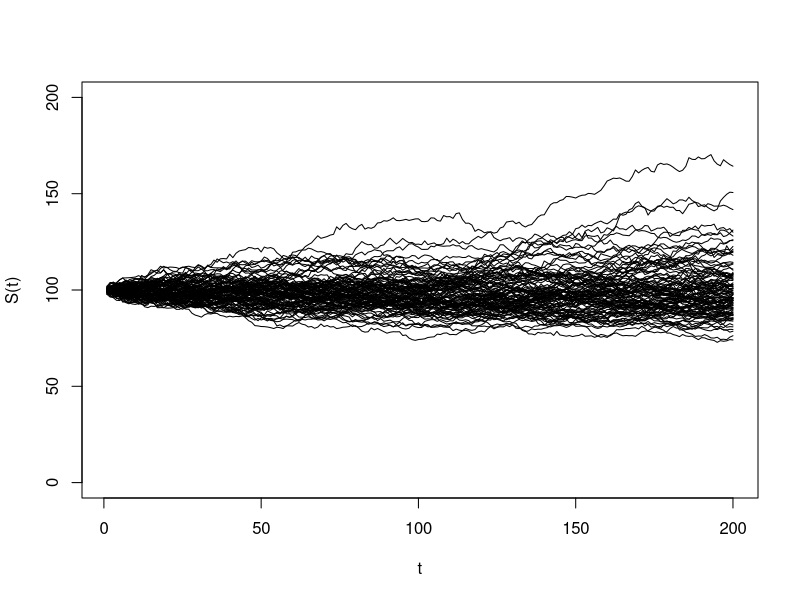

R code for this plot:
# We try different sizes of n, in this cas, 10, 100, 1000 and 10000.
for (m in c(10, 100, 1000, 10000)){

	S0 <- 100
	K <- 100
	r <- 0.04
	sigma <- 0.2
	h <- 200
	T_values <- 0.5/h
	random_numbers <- rep(NA, m)
	
	for(i in 1:m){
		# Initialize the value of the underlying at each new path
		S0 <- 100
		# Random vector for the new path
		random_walk <- rnorm(h)

		for(j in 1:h){
			random_walk[j] <- S0 * exp( (r-((sigma^2)/2))*T_values + sigma*random_walk[j]*sqrt(T_values))
			S0 <- random_walk[j]
		}
		#To valuate, we just need the mean of it
		random_numbers[i] <- mean(random_walk)

        # Uncomment only if you can see the trajectories
		if(i == 1 && m == 100) plot(random_walk, type="l", ylim=c(0, 200), xlab="t", ylab="S(t)")
		else if (m == 100) lines(random_walk)
		
	}
	# Get the limits of the confidence interval
	lim_inf <- mean(random_numbers) - ((1.96 * sqrt(var(random_numbers)))/sqrt(m))
	lim_sup <- mean(random_numbers) + ((1.96 * sqrt(var(random_numbers)))/sqrt(m))
		
	if (m == 10)
	print("Results for M of the approximation, lower and upper limits and range\n")
	print(paste("m=", m, "mean=", mean(random_numbers), "lower=", lim_inf, "upper", lim_sup, "range=", lim_sup-lim_inf))
}
